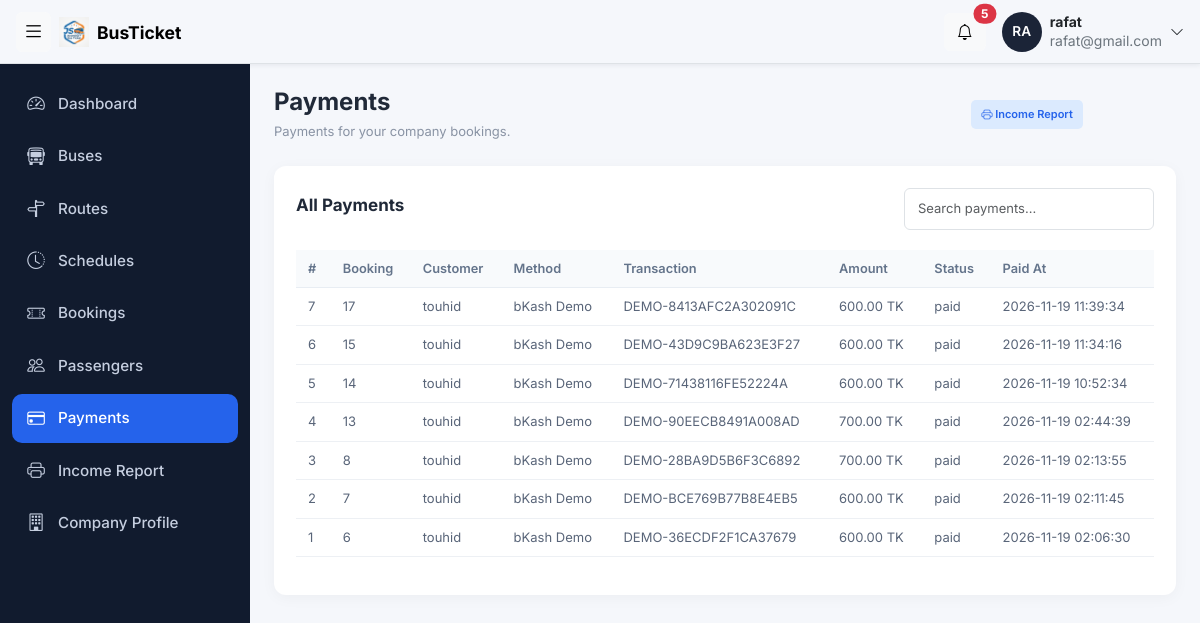
Before: /company_admin/payments.php (signed in) with the older database file.
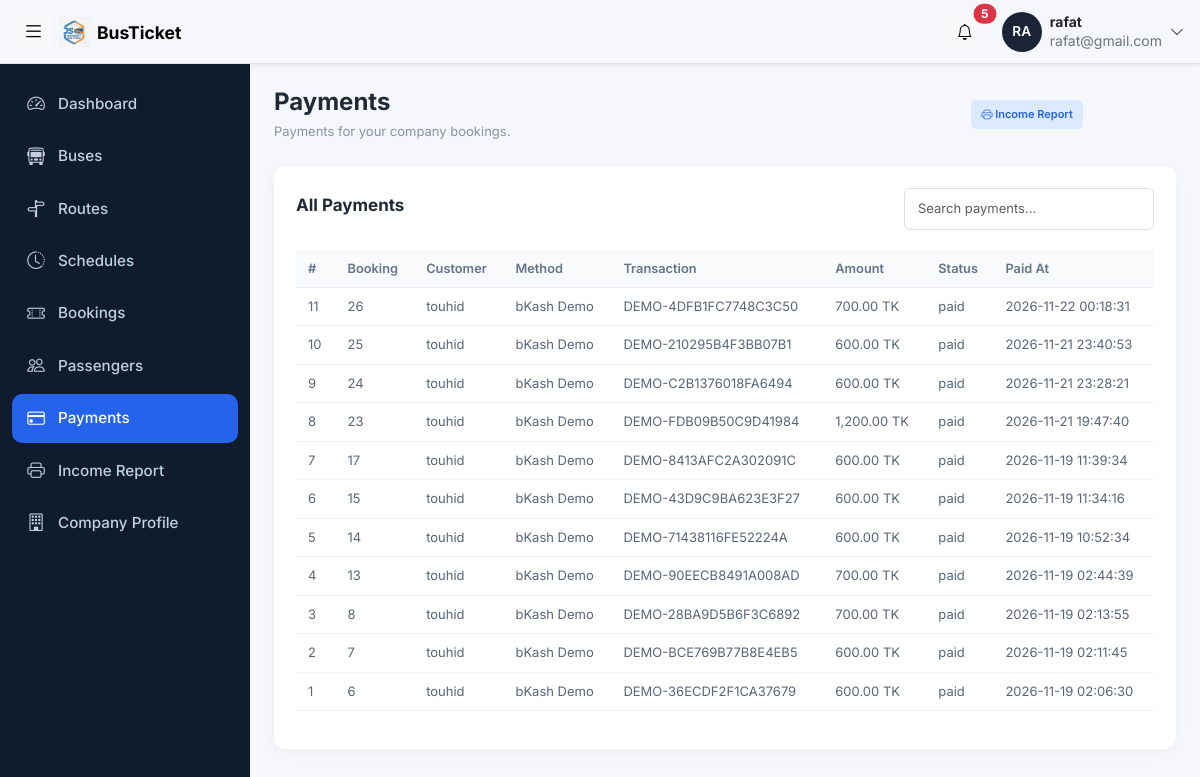
After: the same page with the newer database file.
### tables this page shows
CREATE TABLE `payments` (
  `payment_id` int(11) NOT NULL,
  `booking_id` int(11) NOT NULL,
  `payment_method` varchar(50) NOT NULL,
  `transaction_id` varchar(100) NOT NULL,
  `amount` decimal(10,2) NOT NULL,
  `payment_status` enum('pending','paid','failed') NOT NULL,
  `payment_date` datetime NOT NULL
);

CREATE TABLE `users` (
  `user_id` int(11) NOT NULL,
  `name` varchar(100) NOT NULL,
  `email` varchar(100) NOT NULL,
  `phone` varchar(20) NOT NULL,
  `password` varchar(255) NOT NULL,
  `role` enum('super_admin','company_admin','customer') NOT NULL,
  `company_id` int(11) DEFAULT NULL,
  `created_at` timestamp NOT NULL DEFAULT current_timestamp() ON UPDATE current_timestamp()
);

### company_admin/payments.php (the view, shortened to what this page needs)
<?php
include '../config/db.php';
$company_id = $_SESSION['company_id'];
$sql = "SELECT payments.payment_id, payments.booking_id,
        users.name, payments.payment_method,
        payments.transaction_id, payments.amount,
        payments.payment_status, payments.payment_date
        FROM payments
        INNER JOIN bookings ON payments.booking_id = bookings.booking_id
        INNER JOIN users ON bookings.user_id = users.user_id
        INNER JOIN schedules ON bookings.schedule_id = schedules.schedule_id
        INNER JOIN buses ON schedules.bus_id = buses.bus_id
        WHERE buses.company_id = '$company_id'
        ORDER BY payments.payment_date DESC";
$payments = $conn->query($sql);
?>
<!DOCTYPE html>
<html lang="en">
<head>
    <?php include '../includes/admin_css.php'; ?>
</head>
<body>
<?php include '../includes/topbar.php'; ?>
<div class="layout">
    <?php include '../includes/cmsidebar.php'; ?>
    <main class="container-fluid py-4 px-4">
        <div class="page-header">
            <div><h3>Payments</h3><p>Payments for your company bookings.</p></div>
            <a class="action-btn view" href="reports.php"><i class="bi bi-printer"></i> Income Report</a>
        </div>
        <div class="company-card">
            <div class="table-header">
                <h5>All Payments</h5>
                <input type="text" id="searchInput" class="form-control search-box" placeholder="Search payments...">
            </div>
            <div class="table-responsive">
                <table class="table company-table" id="companyTable">
                    <thead>
                        <tr><th>#</th><th>Booking</th><th>Customer</th><th>Method</th><th>Transaction</th><th>Amount</th><th>Status</th><th>Paid At</th></tr>
                    </thead>
                    <tbody>
                        <?php while ($payment = $payments->fetch_assoc()) { ?>
                            <tr>
                                <td><?php echo (int)$payment['payment_id']; ?></td>
                                <td><?php echo (int)$payment['booking_id']; ?></td>
                                <td><?php echo ($payment['name']); ?></td>
                                <td><?php echo ($payment['payment_method']); ?></td>
                                <td><?php echo ($payment['transaction_id']); ?></td>
                                <td><?php echo number_format((float)$payment['amount'], 2); ?> TK</td>
                                <td><?php echo ($payment['payment_status']); ?></td>
                                <td><?php echo ($payment['payment_date']); ?></td>
                            </tr>
                        <?php } ?>
                    </tbody>
                </table>
            </div>
        </div>
    </main>
</div>
</body>
</html>

### includes/admin_css.php
<link href="https://cdn.jsdelivr.net/npm/bootstrap@5.3.3/dist/css/bootstrap.min.css" rel="stylesheet">
<link href="https://cdn.jsdelivr.net/npm/bootstrap-icons@1.11.3/font/bootstrap-icons.min.css" rel="stylesheet">
<link href="../assets/css/admin.css" rel="stylesheet">
<link rel="stylesheet" href="../assets/css/companies.css">
<link rel="stylesheet" href="../assets/css/adminbar.css">

### includes/topbar.php (shortened to what this page needs)
<nav class="navbar topbar  border-bottom sticky-top px-3 ">
  <div class="d-flex align-items-center gap-2">
   <button class="btn btn-light sidebar-toggle" id="sidebarToggle" type="button"
     aria-label="Toggle sidebar" aria-controls="sidebar" aria-expanded="true">
    <i class="bi bi-list"></i>
   </button>
   <a class="navbar-brand d-flex align-items-center gap-2 fw-bold m-0 text-decoration-none"
   href="dashboard.php">
    <img src="../assets/images/logo.png" alt="BusGo Logo" width="30" height="30" class="d-inline-block align-text-top">
    <span class="logo-text">
        <small>  BusTicket</small>
    </span>
</a>
  </div>
  <div class="d-flex align-items-center gap-3">
    <div class="dropdown">
      <button class="btn btn-light position-relative" data-bs-toggle="dropdown" aria-label="Notifications">
        <i class="bi bi-bell"></i>
        <span class="position-absolute top-0 start-100 translate-middle badge rounded-pill bg-danger">5</span>
      </button>
    </div>
    <div class="dropdown">
      <button class="btn d-flex align-items-center gap-2 p-0 border-0" data-bs-toggle="dropdown">
        <span class="avatar">    <?php echo strtoupper(substr($_SESSION['name'], 0, 2)); ?>
</span>
        <span class="d-none d-md-block text-start lh-sm">
          <strong class="d-block small"><?php echo $_SESSION['name']; ?></strong>
          <small class="text-secondary"><?php echo $_SESSION['email']; ?> </small>
        </span>
        <i class="bi bi-chevron-down small"></i>
      </button>
    </div>
  </div>
</nav>

### includes/cmsidebar.php
<?php $active_page = basename($_SERVER['PHP_SELF']); ?>
<aside class="sidebar" id="sidebar">
    <nav class="nav flex-column gap-1">
        <a class="nav-link <?php echo $active_page === 'dashboard.php' ? 'active' : ''; ?>" href="dashboard.php" aria-label="Dashboard" title="Dashboard"><i class="bi bi-speedometer2"></i><span class="nav-text">Dashboard</span></a>
        <a class="nav-link <?php echo $active_page === 'buses.php' ? 'active' : ''; ?>" href="buses.php" aria-label="Buses" title="Buses"><i class="bi bi-bus-front"></i><span class="nav-text">Buses</span></a>
        <a class="nav-link <?php echo $active_page === 'routes.php' ? 'active' : ''; ?>" href="routes.php" aria-label="Routes" title="Routes"><i class="bi bi-signpost-split"></i><span class="nav-text">Routes</span></a>
        <a class="nav-link <?php echo $active_page === 'schedules.php' ? 'active' : ''; ?>" href="schedules.php" aria-label="Schedules" title="Schedules"><i class="bi bi-clock-history"></i><span class="nav-text">Schedules</span></a>
        <a class="nav-link <?php echo $active_page === 'bookings.php' ? 'active' : ''; ?>" href="bookings.php" aria-label="Bookings" title="Bookings"><i class="bi bi-ticket-perforated"></i><span class="nav-text">Bookings</span></a>
        <a class="nav-link <?php echo $active_page === 'passengers.php' ? 'active' : ''; ?>" href="passengers.php" aria-label="Passengers" title="Passengers"><i class="bi bi-people"></i><span class="nav-text">Passengers</span></a>
        <a class="nav-link <?php echo $active_page === 'payments.php' ? 'active' : ''; ?>" href="payments.php" aria-label="Payments" title="Payments"><i class="bi bi-credit-card"></i><span class="nav-text">Payments</span></a>
        <a class="nav-link <?php echo $active_page === 'reports.php' ? 'active' : ''; ?>" href="reports.php" aria-label="Income Report" title="Income Report"><i class="bi bi-printer"></i><span class="nav-text">Income Report</span></a>
        <a class="nav-link <?php echo $active_page === 'company_profile.php' ? 'active' : ''; ?>" href="company_profile.php" aria-label="Company Profile" title="Company Profile"><i class="bi bi-building"></i><span class="nav-text">Company Profile</span></a>
    </nav>
</aside>

### assets/css/admin.css (style rules this page uses)
:root { --topbar-h: 64px; --sidebar-w: 250px; --sidebar-w-collapsed: 72px; --brand: #2563eb; --ink: #1b2437; --bg: #f4f6fa; }
body { background: var(--bg); color: var(--ink); font-family: "Inter", "Nirmala UI", system-ui, sans-serif; }
.topbar { position: fixed; inset: 0 0 auto; z-index: 1050; height: 64px; gap: 16px; flex-wrap: nowrap; box-shadow: 0 1px 5px rgba(27, 36, 55, .08); }
.sidebar-toggle { width: 35px; height: 40px; display: inline-flex; align-items: center; justify-content: center; flex: none; }
.sidebar-toggle i { font-size: 1.35rem; }
.topbar .navbar-brand { min-width: 0; }
.logo-text { white-space: nowrap; }
.search-box { position: relative; flex: 1; max-width: 460px; }
.avatar { width: 40px; height: 40px; border-radius: 50%; background: var(--ink); color: #fff; display: inline-flex; align-items: center; justify-content: center; font-weight: 600; font-size: .85rem; }
.layout { display: flex; min-height: calc(100vh - var(--topbar-h)); margin-top: var(--topbar-h); }
.sidebar { width: var(--sidebar-w); position: fixed; top: var(--topbar-h); left: 0; bottom: 0; z-index: 1040; background: #111b2e; padding: 16px 12px; display: flex; flex-direction: column; overflow-y: auto; overflow-x: hidden; transition: width .25s ease, transform .25s ease; }
.sidebar .nav-link { min-height: 44px; color: #c5cedf; display: flex; align-items: center; gap: 12px; padding: 11px 14px; border-radius: 10px; font-weight: 500; font-size: .95rem; white-space: nowrap; overflow: hidden; }
.sidebar .nav-link i { width: 20px; flex: none; text-align: center; font-size: 1.1rem; }
.sidebar .nav-link.active { background: var(--brand); color: #fff; }
.layout > .sidebar + * { flex: 1; min-width: 0; margin-left: var(--sidebar-w); transition: margin-left .25s ease; }
.table th { font-size: .8rem; color: #5b6679; white-space: nowrap; }
.table td { white-space: nowrap; }

### assets/css/companies.css (style rules this page uses)
body { background: #f5f7fb; font-family: 'Inter', sans-serif; color: #202938; }
.page-header { display: flex; justify-content: space-between; align-items: center; margin-bottom: 25px; width: 90%; }
.page-header h3 { font-size: 24px; font-weight: 700; margin-bottom: 5px; }
.page-header p, .form-heading p { color: #8993a4; font-size: 13px; margin: 0; }
.company-card { background: white; border-radius: 12px; padding: 22px; box-shadow: 0 3px 15px rgba(0,0,0,0.04); }
.table-header { display: flex; justify-content: space-between; align-items: center; margin-bottom: 20px; }
.table-header h5 { font-size: 17px; font-weight: 700; }
.search-box { max-width: 250px; font-size: 13px; padding: 10px 13px; }
.company-table { vertical-align: middle; font-size: 13px; width: 100%; }
.company-table thead th { background: #f8fafc; color: #64748b; font-weight: 600; padding: 9px 12px; white-space: nowrap; border-bottom: 1px solid #e8edf3; }
.company-table tbody td { padding: 9px 12px; color: #596579; border-bottom: 1px solid #edf0f4; }
.action-btn { border: none; padding: 6px 10px; border-radius: 5px; font-size: 11px; font-weight: 600; margin-right: 3px; }
.view { background: #dbeafe; color: #2563eb; }
a { text-decoration: none; }

### assets/css/adminbar.css (style rules this page uses)
body { background: #f5f7fb; font-family: 'Inter', sans-serif; color: #202938; }
.page-header { display: flex; justify-content: space-between; align-items: center; margin-bottom: 25px; }
.page-header h3 { font-size: 24px; font-weight: 700; margin-bottom: 5px; }
.page-header p, .form-heading p { color: #8993a4; font-size: 13px; margin: 0; }
.company-card { background: white; border-radius: 12px; padding: 22px; box-shadow: 0 3px 15px rgba(0,0,0,0.04); }
.table-header { display: flex; justify-content: space-between; align-items: center; margin-bottom: 20px; }
.table-header h5 { font-size: 17px; font-weight: 700; }
.search-box { max-width: 250px; font-size: 13px; padding: 10px 13px; }
.company-table { vertical-align: middle; font-size: 13px; width: 100%; }
.company-table thead th { background: #f8fafc; color: #64748b; font-weight: 600; padding: 9px 12px; white-space: nowrap; border-bottom: 1px solid #e8edf3; }
.company-table tbody td { padding: 9px 12px; color: #596579; border-bottom: 1px solid #edf0f4; }
.action-btn { border: none; padding: 6px 10px; border-radius: 5px; font-size: 11px; font-weight: 600; margin-right: 3px; }
.view { background: #dbeafe; color: #2563eb; }
a { text-decoration: none; }

Changed rows visible on the page:
added payments: payment_id "11", booking "26", users.name "touhid", payment_method "bKash Demo", transaction "DEMO-4DFB1FC7748C3C50", amount "700.00", payment_status "paid", payment_date "2026-11-22 00:18:31"
added payments: payment_id "10", booking "25", users.name "touhid", payment_method "bKash Demo", transaction "DEMO-210295B4F3BB07B1", amount "600.00", payment_status "paid", payment_date "2026-11-21 23:40:53"
added payments: payment_id "9", booking "24", users.name "touhid", payment_method "bKash Demo", transaction "DEMO-C2B1376018FA6494", amount "600.00", payment_status "paid", payment_date "2026-11-21 23:28:21"
added payments: payment_id "8", booking "23", users.name "touhid", payment_method "bKash Demo", transaction "DEMO-FDB09B50C9D41984", amount "1,200.00", payment_status "paid", payment_date "2026-11-21 19:47:40"
